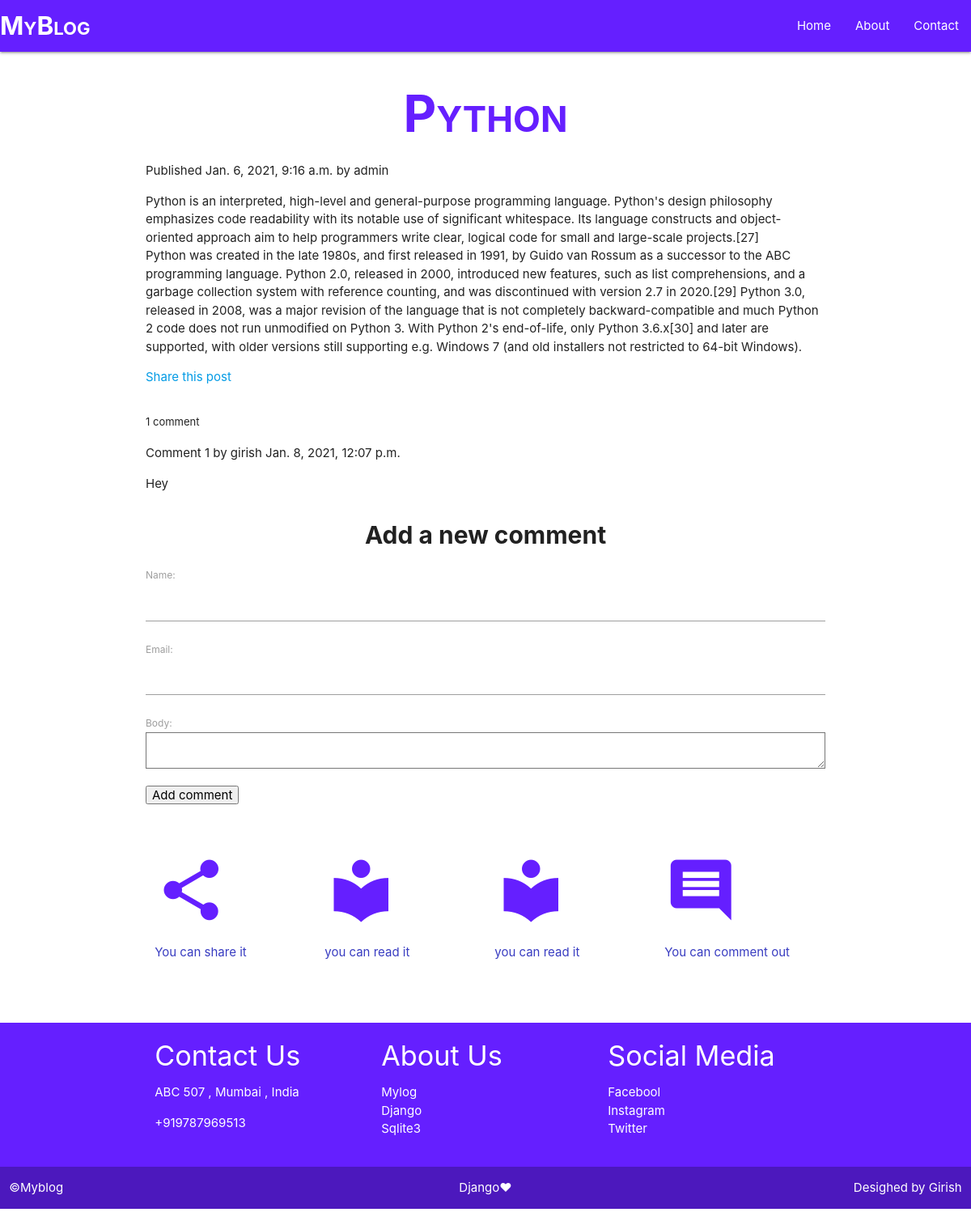
The app's page /blog/2021/1/6/python/ with its own data.
### blog/models.py (models this page shows, shortened)
class Post(models.Model):
    STATUS_CHOICES = (
            ('draft' , 'Draft'),
            ('published' , 'Published'),
    )
    title = models.CharField(max_length=250)
    slug = models.SlugField(max_length=250,unique_for_date='publish')
    author = models.ForeignKey(User , on_delete=models.CASCADE , related_name='blog_post')
    body = models.TextField()
    publish = models.DateTimeField(default=timezone.now)
    created = models.DateTimeField(auto_now_add=True)
    updated = models.DateTimeField(auto_now_add=True)
    status = models.CharField(max_length=10 , choices=STATUS_CHOICES , default='draft')
    objects = models.Manager()
    published = PublishedManager()
    class Meta:
        ordering = ('-publish',)

class Comment(models.Model):
    post = models.ForeignKey(Post,on_delete=models.CASCADE,related_name='comments')
    name = models.CharField(max_length=80)
    email = models.EmailField()
    body = models.TextField()
    created = models.DateTimeField(auto_now_add=True)
    updated = models.DateTimeField(auto_now=True)
    active = models.BooleanField(default=True)
    class Meta:
        ordering = ('-created',)

### blog/views.py (the view)
# urls.py: path('<int:year>/<int:month>/<int:day>/<slug:post>/',views.post_detail,name='post_detail'),
def post_detail(request, year, month, day, post):
    post = get_object_or_404(Post, slug=post, status='published',
                             publish__year=year, publish__month=month, publish__day=day)
    comments = post.comments.filter(active=True)
    new_comment = None
    if request.method == 'POST':
        comment_form = CommentForm(data=request.POST)
        if comment_form.is_valid():
            new_comment = comment_form.save(commit=False)
            new_comment.post = post
            new_comment.save()
    else:
        comment_form = CommentForm()
    return render(request, 'blog/post/detail.html', {'post': post , 'comments' : comments , 'new_comments' : new_comment , 'comment_form' : comment_form} )

### blog/forms.py
class CommentForm(forms.ModelForm):
    class Meta:
        model = Comment
        fields = ('name' , 'email' , 'body')

### blog/templates/blog/post/detail.html (shortened to what this page needs)
{% extends "blog/base.html" %}
{% block content %}
<div class = 'container '>
        <h1 class  = 'blogTitle center-align'>{{ post.title }}</h1>
        <p class="date">
        Published {{ post.publish }} by {{ post.author }}
        </p>
        {{ post.body|linebreaks }}
        <p>
        <a href="{% url "blog:post_share" post.id %} " class  = 'center-align'>Share this post </a>
        </p>
        <section class = 'preComment'>
                {% with comments.count as total_comments %}
                <h2 class = 'countComment'>
                {{ total_comments }} comment{{ total_comments|pluralize }}
                </h2>
                {% endwith %}
                    {% for comment in comments %}
                    <div class="comment">
                    <p class="info">
                    Comment {{ forloop.counter }} by {{ comment.name }}
                    {{ comment.created }}
                    </p>
                    {{ comment.body|linebreaks }}
                    </div>
                    {% empty %}
                    <p>There are no comments yet.</p>
                    {% endfor %}
        </section>
        <section>
                    {% if new_comment %}
                    <h2>Your comment has been added.</h2>
                    {% else %}
                    <h2 class  = 'addComment center-align'>Add a new comment</h2>
                    <form action="." method="post">
                    {{ comment_form.as_p }}
                    <p><input type="submit" value="Add comment"></p>
                    </form>
                    {% endif %}
        </section>
</div>
{% endblock %}

### blog/static/css/style.css (style rules this page uses)
.addComment { font-weight: bold; font-size: 200%; }
.blogTitle { color: #651fff; font-weight: bold; font-variant: small-caps; }
.countComment { font-weight: normal; font-size: small; }

### records on screen
Post: title "Python", publish "Jan. 6, 2021, 9:16 a.m.", author "admin", body "Python is an interpreted, high-level and general-purpose programming language. Python's design philosophy emphasizes code readability with its notable use of significant whitespace. Its language constructs and object-oriented approach aim to help programmers write clear, logical code for small and large-scale projects.[27] Python was created in the late 1980s, and first released in 1991, by Guido van Rossum as a successor to the ABC programming language. Python 2.0, released in 2000, introduced new features, such as list comprehensions, and a garbage collection system with reference counting, and was discontinued with version 2.7 in 2020.[29] Python 3.0, released in 2008, was a major…"
Comment: name "girish", created "Jan. 8, 2021, 12:07 p.m.", body "Hey"

### other values on screen
{{ total_comments }} "1"
